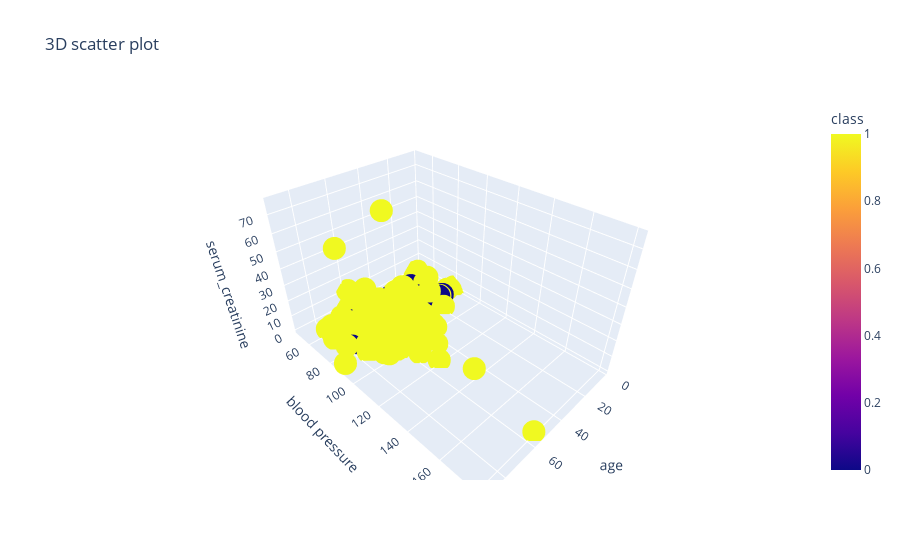

The cell this chart's notebook holds for it:
### Code cell
fig = px.scatter_3d(df,x = 'age',y = 'blood pressure' ,z = 'serum_creatinine',color = 'class',title ='3D scatter plot')
fig.show()

### Figure 1 — Plotly figure (JSON) as saved in the notebook; plotly's stock layout.template omitted (floating-point values rounded to 4 significant figures; data arrays with more than 128 entries replaced by an {"elided": "..."} marker saying what was removed)
{"data": [{"hovertemplate": "age=%{x}<br>blood pressure=%{y}<br>serum_creatinine=%{z}<br>class=%{marker.color}<extra></extra>", "legendgroup": "", "marker": {"color": {"elided": "400 int values"}, "coloraxis": "coloraxis", "symbol": "circle"}, "mode": "markers", "name": "", "scene": "scene", "showlegend": false, "type": "scatter3d", "x": {"elided": "400 int values"}, "y": {"elided": "400 int values"}, "z": {"elided": "400 float values"}}], "layout": {"coloraxis": {"colorbar": {"title": {"text": "class"}}, "colorscale": [[0, "#0d0887"], [0.1111, "#46039f"], [0.2222, "#7201a8"], [0.3333, "#9c179e"], [0.4444, "#bd3786"], [0.5556, "#d8576b"], [0.6667, "#ed7953"], [0.7778, "#fb9f3a"], [0.8889, "#fdca26"], [1, "#f0f921"]]}, "legend": {"tracegroupgap": 0}, "scene": {"domain": {"x": [0, 1], "y": [0, 1]}, "xaxis": {"title": {"text": "age"}}, "yaxis": {"title": {"text": "blood pressure"}}, "zaxis": {"title": {"text": "serum_creatinine"}}}, "title": {"text": "3D scatter plot"}}}
